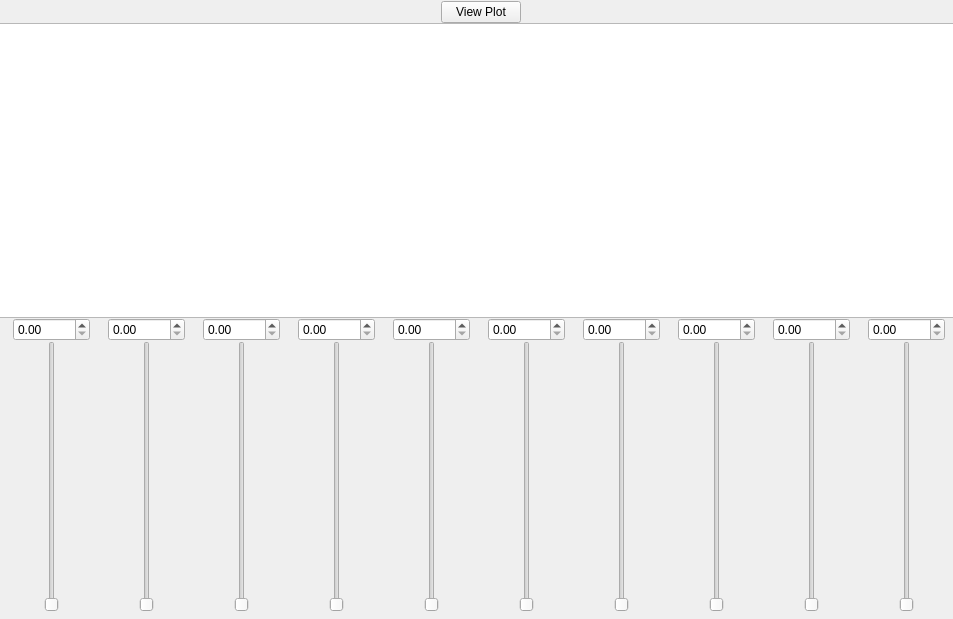
<?xml version="1.0" encoding="UTF-8"?>
<ui version="4.0">
 <class>FreeHarmSynthWidget</class>
 <widget class="QWidget" name="FreeHarmSynthWidget">
  <property name="geometry">
   <rect>
    <x>0</x>
    <y>0</y>
    <width>953</width>
    <height>619</height>
   </rect>
  </property>
  <property name="windowTitle">
   <string>Harmonic Synthesis</string>
  </property>
  <widget class="QWidget" name="layoutWidget">
   <property name="geometry">
    <rect>
     <x>-5</x>
     <y>1</y>
     <width>971</width>
     <height>611</height>
    </rect>
   </property>
   <layout class="QVBoxLayout" name="verticalLayout_3">
    <property name="spacing">
     <number>0</number>
    </property>
    <item>
     <layout class="QHBoxLayout" name="horizontalLayout_2">
      <property name="spacing">
       <number>0</number>
      </property>
      <item>
       <spacer name="horizontalSpacer_2">
        <property name="orientation">
         <enum>Qt::Horizontal</enum>
        </property>
        <property name="sizeHint" stdset="0">
         <size>
          <width>40</width>
          <height>20</height>
         </size>
        </property>
       </spacer>
      </item>
      <item>
       <widget class="QPushButton" name="pushButtonPlot">
        <property name="text">
         <string>View Plot</string>
        </property>
       </widget>
      </item>
      <item>
       <spacer name="horizontalSpacer">
        <property name="orientation">
         <enum>Qt::Horizontal</enum>
        </property>
        <property name="sizeHint" stdset="0">
         <size>
          <width>40</width>
          <height>20</height>
         </size>
        </property>
       </spacer>
      </item>
     </layout>
    </item>
    <item>
     <layout class="QVBoxLayout" name="verticalLayout_2">
      <property name="spacing">
       <number>0</number>
      </property>
      <item>
       <widget class="PlotWidget" name="PlotPreview"/>
      </item>
      <item>
       <layout class="QHBoxLayout" name="horizontalLayout_23">
        <property name="spacing">
         <number>0</number>
        </property>
        <item>
         <layout class="QVBoxLayout" name="verticalLayout">
          <item>
           <widget class="QDoubleSpinBox" name="FreqSpinBox">
            <property name="maximum">
             <double>20000.000000000000000</double>
            </property>
           </widget>
          </item>
          <item>
           <layout class="QHBoxLayout" name="horizontalLayout">
            <item>
             <widget class="QSlider" name="FreqVSlider">
              <property name="mouseTracking">
               <bool>false</bool>
              </property>
              <property name="maximum">
               <number>100</number>
              </property>
              <property name="orientation">
               <enum>Qt::Vertical</enum>
              </property>
             </widget>
            </item>
           </layout>
          </item>
         </layout>
        </item>
        <item>
         <layout class="QVBoxLayout" name="verticalLayout_12">
          <item>
           <widget class="QDoubleSpinBox" name="FreqSpinBox_2">
            <property name="maximum">
             <double>20000.000000000000000</double>
            </property>
           </widget>
          </item>
          <item>
           <layout class="QHBoxLayout" name="horizontalLayout_12">
            <item>
             <widget class="QSlider" name="FreqVSlider_2">
              <property name="maximum">
               <number>100</number>
              </property>
              <property name="orientation">
               <enum>Qt::Vertical</enum>
              </property>
             </widget>
            </item>
           </layout>
          </item>
         </layout>
        </item>
        <item>
         <layout class="QVBoxLayout" name="verticalLayout_13">
          <item>
           <widget class="QDoubleSpinBox" name="FreqSpinBox_3">
            <property name="maximum">
             <double>20000.000000000000000</double>
            </property>
           </widget>
          </item>
          <item>
           <layout class="QHBoxLayout" name="horizontalLayout_14">
            <item>
             <widget class="QSlider" name="FreqVSlider_3">
              <property name="maximum">
               <number>100</number>
              </property>
              <property name="orientation">
               <enum>Qt::Vertical</enum>
              </property>
             </widget>
            </item>
           </layout>
          </item>
         </layout>
        </item>
        <item>
         <layout class="QVBoxLayout" name="verticalLayout_14">
          <item>
           <widget class="QDoubleSpinBox" name="FreqSpinBox_4">
            <property name="maximum">
             <double>20000.000000000000000</double>
            </property>
           </widget>
          </item>
          <item>
           <layout class="QHBoxLayout" name="horizontalLayout_15">
            <item>
             <widget class="QSlider" name="FreqVSlider_4">
              <property name="maximum">
               <number>100</number>
              </property>
              <property name="orientation">
               <enum>Qt::Vertical</enum>
              </property>
             </widget>
            </item>
           </layout>
          </item>
         </layout>
        </item>
        <item>
         <layout class="QVBoxLayout" name="verticalLayout_15">
          <item>
           <widget class="QDoubleSpinBox" name="FreqSpinBox_5">
            <property name="maximum">
             <double>20000.000000000000000</double>
            </property>
           </widget>
          </item>
          <item>
           <layout class="QHBoxLayout" name="horizontalLayout_16">
            <item>
             <widget class="QSlider" name="FreqVSlider_5">
              <property name="maximum">
               <number>100</number>
              </property>
              <property name="orientation">
               <enum>Qt::Vertical</enum>
              </property>
             </widget>
            </item>
           </layout>
          </item>
         </layout>
        </item>
        <item>
         <layout class="QVBoxLayout" name="verticalLayout_18">
          <item>
           <widget class="QDoubleSpinBox" name="FreqSpinBox_6">
            <property name="maximum">
             <double>20000.000000000000000</double>
            </property>
           </widget>
          </item>
          <item>
           <layout class="QHBoxLayout" name="horizontalLayout_19">
            <item>
             <widget class="QSlider" name="FreqVSlider_6">
              <property name="maximum">
               <number>100</number>
              </property>
              <property name="orientation">
               <enum>Qt::Vertical</enum>
              </property>
             </widget>
            </item>
           </layout>
          </item>
         </layout>
        </item>
        <item>
         <layout class="QVBoxLayout" name="verticalLayout_17">
          <item>
           <widget class="QDoubleSpinBox" name="FreqSpinBox_7">
            <property name="maximum">
             <double>20000.000000000000000</double>
            </property>
           </widget>
          </item>
          <item>
           <layout class="QHBoxLayout" name="horizontalLayout_17">
            <item>
             <widget class="QSlider" name="FreqVSlider_7">
              <property name="maximum">
               <number>100</number>
              </property>
              <property name="orientation">
               <enum>Qt::Vertical</enum>
              </property>
             </widget>
            </item>
           </layout>
          </item>
         </layout>
        </item>
        <item>
         <layout class="QVBoxLayout" name="verticalLayout_19">
          <item>
           <widget class="QDoubleSpinBox" name="FreqSpinBox_8">
            <property name="maximum">
             <double>20000.000000000000000</double>
            </property>
           </widget>
          </item>
          <item>
           <layout class="QHBoxLayout" name="horizontalLayout_20">
            <item>
             <widget class="QSlider" name="FreqVSlider_8">
              <property name="maximum">
               <number>100</number>
              </property>
              <property name="orientation">
               <enum>Qt::Vertical</enum>
              </property>
             </widget>
            </item>
           </layout>
          </item>
         </layout>
        </item>
        <item>
         <layout class="QVBoxLayout" name="verticalLayout_20">
          <item>
           <widget class="QDoubleSpinBox" name="FreqSpinBox_9">
            <property name="maximum">
             <double>20000.000000000000000</double>
            </property>
           </widget>
          </item>
          <item>
           <layout class="QHBoxLayout" name="horizontalLayout_21">
            <item>
             <widget class="QSlider" name="FreqVSlider_9">
              <property name="maximum">
               <number>100</number>
              </property>
              <property name="orientation">
               <enum>Qt::Vertical</enum>
              </property>
             </widget>
            </item>
           </layout>
          </item>
         </layout>
        </item>
        <item>
         <layout class="QVBoxLayout" name="verticalLayout_21">
          <item>
           <widget class="QDoubleSpinBox" name="FreqSpinBox_10">
            <property name="maximum">
             <double>20000.000000000000000</double>
            </property>
           </widget>
          </item>
          <item>
           <layout class="QHBoxLayout" name="horizontalLayout_22">
            <item>
             <widget class="QSlider" name="FreqVSlider_10">
              <property name="maximum">
               <number>100</number>
              </property>
              <property name="orientation">
               <enum>Qt::Vertical</enum>
              </property>
             </widget>
            </item>
           </layout>
          </item>
         </layout>
        </item>
       </layout>
      </item>
     </layout>
    </item>
   </layout>
  </widget>
 </widget>
 <customwidgets>
  <customwidget>
   <class>PlotWidget</class>
   <extends>QGraphicsView</extends>
   <header>pyqtgraph</header>
  </customwidget>
 </customwidgets>
 <resources/>
 <connections/>
</ui>
